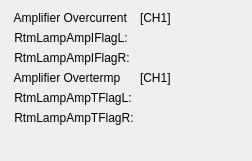
      <widget class="QWidget" name="formLayoutWidget_2">
       <property name="geometry">
        <rect>
         <x>711</x>
         <y>230</y>
         <width>252</width>
         <height>161</height>
        </rect>
       </property>
       <layout class="QFormLayout" name="formLayout_2">
        <item row="0" column="0">
         <widget class="QLabel" name="label_100">
          <property name="text">
           <string> Amplifier Overcurrent</string>
          </property>
         </widget>
        </item>
        <item row="0" column="1">
         <widget class="QLabel" name="label_153">
          <property name="text">
           <string>[CH1]</string>
          </property>
         </widget>
        </item>
        <item row="1" column="0">
         <widget class="QLabel" name="label_101">
          <property name="text">
           <string> RtmLampAmpIFlagL:</string>
          </property>
         </widget>
        </item>
        <item row="1" column="1">
         <widget class="PyDMLabel" name="PyDMLabel_101">
          <property name="toolTip">
           <string/>
          </property>
          <property name="channel" stdset="0">
           <string>XX-99SL01:DI-FOFBCtrl:RtmLampAmpIFlagLCH1-RB</string>
          </property>
         </widget>
        </item>
        <item row="2" column="0">
         <widget class="QLabel" name="label_102">
          <property name="text">
           <string> RtmLampAmpIFlagR:</string>
          </property>
         </widget>
        </item>
        <item row="2" column="1">
         <widget class="PyDMLabel" name="PyDMLabel_102">
          <property name="toolTip">
           <string/>
          </property>
          <property name="channel" stdset="0">
           <string>XX-99SL01:DI-FOFBCtrl:RtmLampAmpIFlagRCH1-RB</string>
          </property>
         </widget>
        </item>
        <item row="3" column="0">
         <widget class="QLabel" name="label_104">
          <property name="text">
           <string> Amplifier Overtermp</string>
          </property>
         </widget>
        </item>
        <item row="3" column="1">
         <widget class="QLabel" name="label_152">
          <property name="text">
           <string>[CH1]</string>
          </property>
         </widget>
        </item>
        <item row="4" column="0">
         <widget class="QLabel" name="label_105">
          <property name="text">
           <string> RtmLampAmpTFlagL:</string>
          </property>
         </widget>
        </item>
        <item row="4" column="1">
         <widget class="PyDMLabel" name="PyDMLabel_103">
          <property name="toolTip">
           <string/>
          </property>
          <property name="channel" stdset="0">
           <string>XX-99SL01:DI-FOFBCtrl:RtmLampAmpTFlagLCH1-RB</string>
          </property>
         </widget>
        </item>
        <item row="5" column="0">
         <widget class="QLabel" name="label_106">
          <property name="text">
           <string> RtmLampAmpTFlagR:</string>
          </property>
         </widget>
        </item>
        <item row="5" column="1">
         <widget class="PyDMLabel" name="PyDMLabel_104">
          <property name="toolTip">
           <string/>
          </property>
          <property name="channel" stdset="0">
           <string>XX-99SL01:DI-FOFBCtrl:RtmLampAmpTFlagRCH1-RB</string>
          </property>
         </widget>
        </item>
       </layout>
      </widget>
